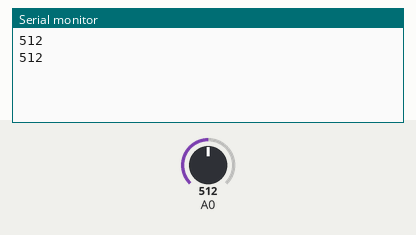
Recording of a sketch running on a simulated Arduino Uno, built with avr-gcc and run on an emulated ATmega328P. On the bench: the last lines printed to the serial monitor. The test bench sets the inputs (shaded band); at power-on: A0 = 512.

Above: at 2.8 s.
2.9 s: A0 set to 716
At 5.0 s:
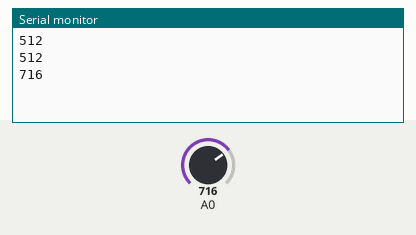
5.6 s: A0 set to 900
At 6.5 s:
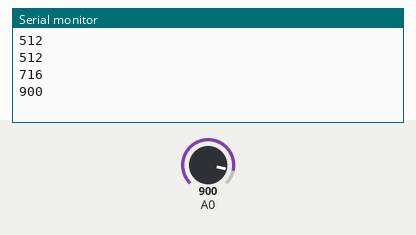
Timing chart, 0 to 8.6 s (numbered marks = the images above; inputs shaded):
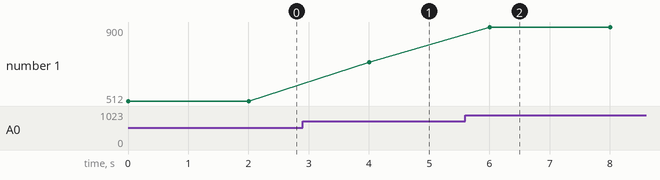

Measured:
- after the input at 2.9 s, the serial monitor: prints a new line after 1.1 s (image 1)
- after the input at 5.6 s, the serial monitor: prints a new line after 0.40 s (image 2)
- plotted number 1: 512 → 716 after the input at 2.9 s, 716 → 900 after the input at 5.6 s

The sketch:

sketch_may23b.ino
```cpp
int sensorValue;
void setup()
{
  Serial.begin(9600);
}

void loop()
{
 sensorValue=analogRead(A0);
 Serial.print("\n");
 Serial.print(sensorValue,DEC);
 delay(2000);
}
```
